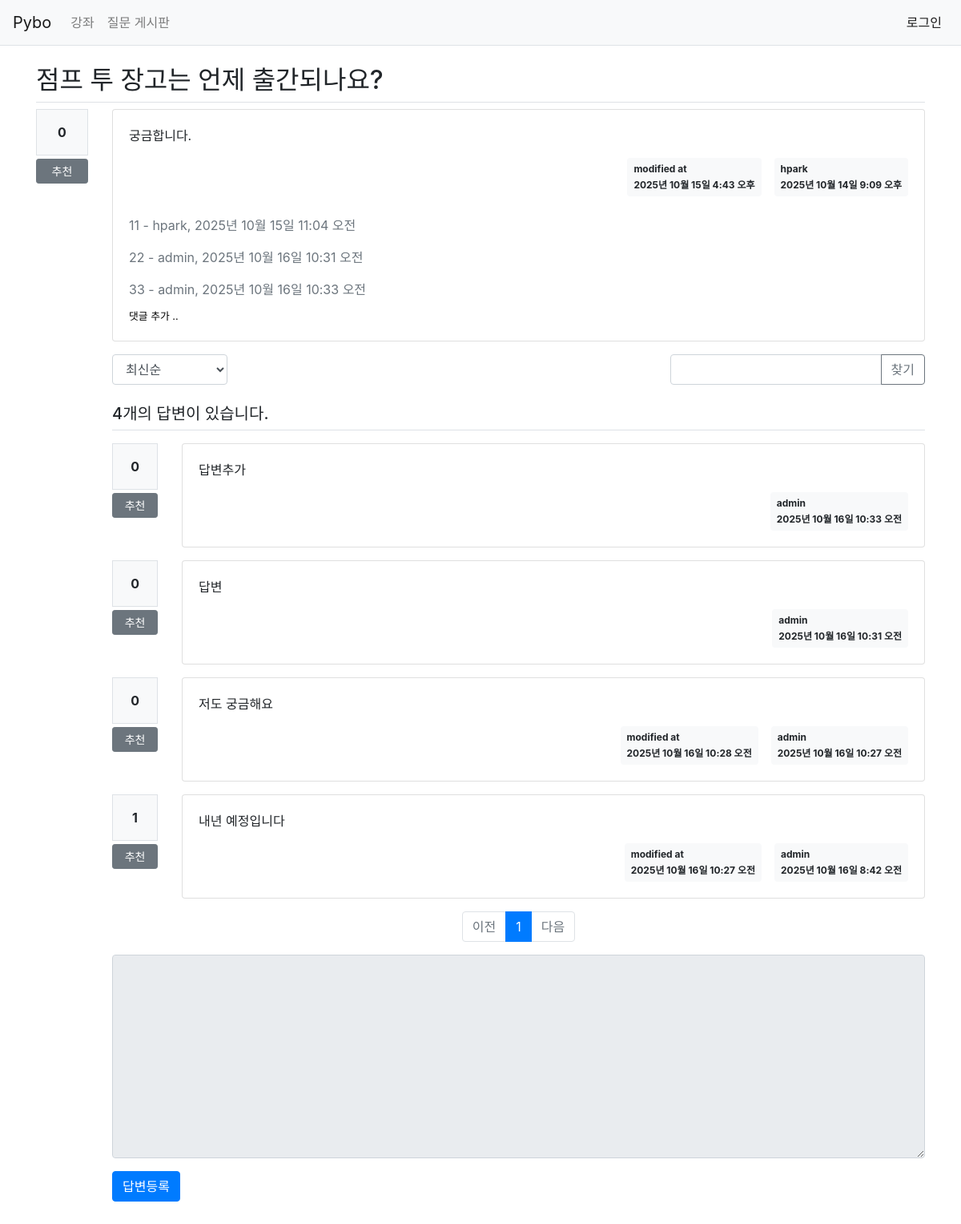
Screenshot of /pybo/2/ with the database file from the repository.
### pybo/models.py (models this page shows, shortened)
class Base(models.Model):
    author = models.ForeignKey(CustomUser, on_delete=models.CASCADE)
    subject = models.CharField(max_length=200)
    content = models.TextField() # null=True: 공백 허용
    create_date = models.DateTimeField()
    modify_date = models.DateTimeField(null=True, blank=True)
    voter = models.ManyToManyField(CustomUser, related_name="%(class)s_voter") # 해당 클래스의 voter
    class Meta:
        abstract = True

class Question(Base):
    pass

class Comment(models.Model):
    author = models.ForeignKey(CustomUser, on_delete=models.CASCADE)
    content = models.TextField()
    create_date = models.DateTimeField()
    modify_date = models.DateTimeField(null=True, blank=True)
    question = models.ForeignKey(Question, null=True, blank=True, on_delete=models.CASCADE)
    answer = models.ForeignKey(Answer, null=True, blank=True, on_delete=models.CASCADE)

class Answer(models.Model):
    author = models.ForeignKey(CustomUser, on_delete=models.CASCADE, related_name='author_answer')
    question = models.ForeignKey(Question, on_delete=models.CASCADE)
    content = models.TextField()
    create_date = models.DateTimeField()
    modify_date = models.DateTimeField(null=True, blank=True)
    voter = models.ManyToManyField(CustomUser, related_name='voter_answer') # voter 추가

### common/models.py (models this page shows)
class CustomUser(AbstractUser):
    phone = models.CharField(max_length=20, blank=True)
    address = models.CharField(max_length=255, blank=True)
    def __str__(self):
        return self.username

### pybo/views/base_views.py (the view)
# urls.py: path('<int:question_id>/', base_views.detail, name='detail'), # 127.0.0.1:8000/pybo/3 -> question_id = 3
def detail(request, question_id):
    question = get_object_or_404(Question, pk=question_id) # pk는 id와 동일
    page = request.GET.get('page', '1')     # 페이지
    kw = request.GET.get('kw', '')          # 검색어
    so = request.GET.get('so', 'recent')    # 정렬 기준
    if so == 'recommend':
        answer_list = question.answer_set.annotate(num_voter=Count('voter')).order_by('-num_voter', '-create_date')
    elif so == 'old':
        answer_list = question.answer_set.order_by('create_date')
    else: # recent
        answer_list = question.answer_set.order_by('-create_date')
    if kw:
        answer_list = answer_list.filter(
            Q(content__icontains=kw) |          # 내용검색
            Q(author__username__icontains=kw)   # 질문 글쓴이 검색
        ).distinct() # 중복 제거
    paginator = Paginator(answer_list, 5)
    page_obj = paginator.get_page(page)
    current_page = page_obj.number
    start_index = max(current_page -5, 1)
    end_index = min(current_page +5, paginator.num_pages)
    page_range = range(start_index, end_index + 1)
    context = {
        'question': question,
        'answer_list': page_obj,
        'page_range': page_range,
        'page': page,
        'kw': kw,
        'so': so
    }
    return render(request, 'pybo/question_detail.html', context)

### pybo/templatetags/pybo_filter.py (called while the page is built)
@register.filter()
def mark(value):            # value는 마크다운 언어로 입력받을 값
    extensions = ["nl2br", "fenced_code"]
    return mark_safe(markdown.markdown(value, extensions=extensions))

### templates/pybo/question_detail.html (shortened to what this page needs)
{% extends 'base.html' %}
{% load pybo_filter %}
{% block content %}
<div class="container my-3">
    <h2 class="border-bottom py-2">{{ question.subject }}</h2>
        <div class=row my-3>
            <div class="col-1"> {% comment %} 추천 영역 {% endcomment %}
                <div class="bg-light text-center p-3 border font-weight-bolder mb-1">
                    {{question.voter.count}}</div>
                <a href="#" data-uri="{% url 'pybo:vote_question' question.id %}"
                {% comment %} 추천 버튼을 누르는 이벤트를 얻기 위한 클래스 {% endcomment %}
                class="recommend btn btn-sm btn-secondary btn-block my-1">추천</a>
            </div>
            <div class="col-11"> {% comment %} 질문 영역 {% endcomment %}
                <div class="card">
                    <div class="card-body">
                        <div class="card-text" style="white-space: pre-line;">{{ question.content|mark }}</div>
                        <div class="d-flex justify-content-end">
                            {% if question.modify_date %}
                            <div class="badge badge-light p-2 text-left mx-3">
                                <div class="mb-2">modified at</div>
                                <div>{{ question.modify_date }}</div>
                            </div>
                            {% endif %}
                            <div class="badge badge-light p-2 text-left">
                                <div class="mb-2">{{ question.author.username }}</div>
                                <div>{{ question.create_date }}</div>
                            </div>
                        </div>
                        {% if question.comment_set.count > 0 %}
                        <div class="mt-3">
                        {% for comment in question.comment_set.all %}
                            <div class="comment py-2 text-muted">
                                <span style="white-space: pre-line;">{{ comment.content }}</span>
                                <span>
                                    - {{ comment.author }}, {{ comment.create_date }}
                                </span>
                            </div>
                            {% endfor %}
                        <div>
                        {% endif %}
                        <div>
                            <a href="{% url 'pybo:comment_create_question' question.id %}"><small>댓글 추가 ..</small></a>
                        </div>
                    </div>
                </div>
            </div>
        </div>
        <div class="row justify-content-between my-3">
            <div class="col-2">
                <select class="form-control so">
                    <option value="recent" {% if so == 'recent' %}selected{% endif %}>최신순</option>
                </select>
            </div>
        <div class="col-4 input-group">
            <input type="text" class="form-control kw" value="{{ kw|default_if_none:'' }}">
            <div class="input-group-append">
                <button class="btn btn-outline-secondary" type="button" id="btn_search">찾기</button>
            </div>
        </div>
    </div>
    <h5 class="border-bottom my-3 py-2">{{question.answer_set.count}}개의 답변이 있습니다.</h5>
    {% for answer in answer_list %}
    <div class="row my-3">
        <div class="col-1"> {% comment %} 추천 영역 {% endcomment %}
            <div class="bg-light text-center p-3 border font-weight-bolder mb-1">{{answer.voter.count}}</div>
            <a href="#" data-uri="{% url 'pybo:vote_answer' answer.id %}" class="recommend btn btn-sm btn-secondary btn-block my-1">추천</a>
        </div>
        <div class="col-11">
            <div class="card">
                <div class="card-body">
                    <div class="card-text" style="white-space: pre-line;">{{ answer.content|mark }}</div>
                    <div class="d-flex justify-content-end">
                        {% if answer.modify_date %}
                        <div class="badge badge-light p-2 text-left mx-3">
                            <div class="mb-2">modified at</div>
                            <div>{{ answer.modify_date }}</div>
                        </div>
                        {% endif %}
                        <div class="badge badge-light p-2 text-left">
                            <div class="mb-2">{{ answer.author.username }}</div>
                            <div>{{ answer.create_date }}</div>
                        </div>
                    </div>
                </div>
            </div>
        </div>
    </div>
    {% empty %}
    <p class="text-center text-muted">등록된 답변이 없습니다.</p>
    {% endfor %}
    <ul class="pagination justify-content-center">
        {% if answer_list.has_previous %}
        <li class="page-item">
            <a class="page-link" data-page="{{ answer_list.previous_page_number }}" href="#">이전</a>
        </li>
        {% else %}
        <li class="page-item disabled">
            <a class="page-link" href="#">이전</a>
        </li>
        {% endif %}
        {% for num in page_range %}
            {% if num == answer_list.number %}
            <li class="page-item active">
                <a class="page-link" href="#">{{ num }}</a>
            </li>
            {% else %}
            <li class="page-item">
                <a class="page-link" data-page="{{ num }}" href="#">{{ num }}</a>
            </li>
            {% endif %}
        {% endfor %}
        {% if answer_list.has_next %}
        <li class="page-item">
            <a class="page-link" data-page="{{ answer_list.next_page_number }}" href="#">다음</a>
        </li>
        {% else %}
        <li class="page-item disabled">
            <a class="page-link" href="#">다음</a>
        </li>
        {% endif %}
    </ul>
        <form action="{% url 'pybo:answer_create' question.id %}" method="post" class="my-3">
        <div class="form-group">
            <textarea {% if not user.is_authenticated %}disabled{% endif %}
              name="content" id="content" class="form-control" rows="10"></textarea>
        </div>
        <input type="submit" value="답변등록" class="btn btn-primary">
    </form>
</div>
{% endblock %}

### templates/base.html (style rules this page uses)
a { color: black; }

### rows the page displays
Question: subject "점프 투 장고는 언제 출간되나요?", voter.count "0", content|mark "궁금합니다.", modify_date "2025년 10월 15일 4:43 오후", author.username "hpark", create_date "2025년 10월 14일 9:09 오후", answer_set.count "4"
Comment: content "11", author "hpark", create_date "2025년 10월 15일 11:04 오전"
Comment: content "22", author "admin", create_date "2025년 10월 16일 10:31 오전"
Comment: content "33", author "admin", create_date "2025년 10월 16일 10:33 오전"
Answer: voter.count "0", content|mark "답변추가", author.username "admin", create_date "2025년 10월 16일 10:33 오전"
Answer: voter.count "0", content|mark "답변", author.username "admin", create_date "2025년 10월 16일 10:31 오전"
Answer: voter.count "0", content|mark "저도 궁금해요", modify_date "2025년 10월 16일 10:28 오전", author.username "admin", create_date "2025년 10월 16일 10:27 오전"
Answer: voter.count "1", content|mark "내년 예정입니다", modify_date "2025년 10월 16일 10:27 오전", author.username "admin", create_date "2025년 10월 16일 8:42 오전"

### other values shown
{{ num }} "1"
